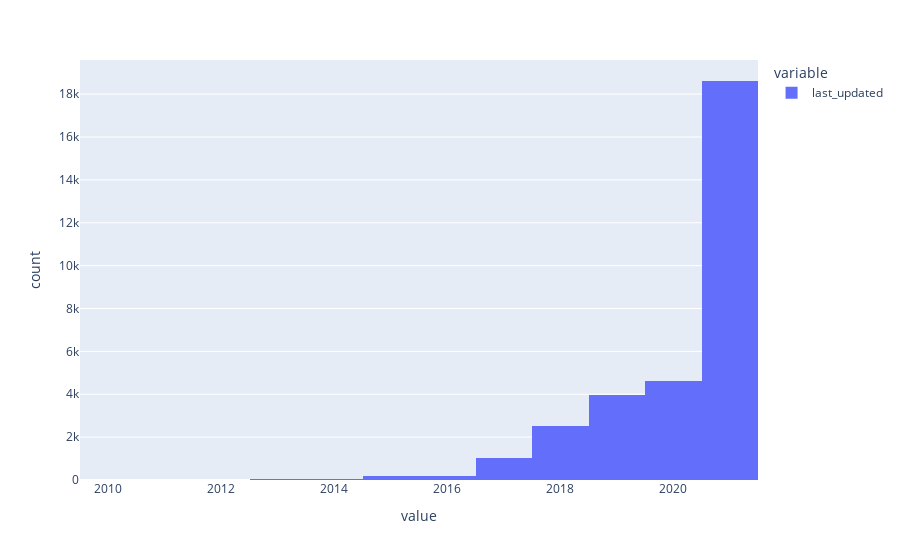

This figure's notebook cell:
### Code cell
px.histogram(df[df['last_updated'].dt.year!=2022]['last_updated'].dt.year)

### Figure 1 — Plotly figure (JSON) as saved in the notebook; plotly's stock layout.template omitted (floating-point values rounded to 4 significant figures; data arrays with more than 128 entries replaced by an {"elided": "..."} marker saying what was removed)
{"data": [{"alignmentgroup": "True", "bingroup": "x", "hovertemplate": "variable=last_updated<br>value=%{x}<br>count=%{y}<extra></extra>", "legendgroup": "last_updated", "marker": {"color": "#636efa", "pattern": {"shape": ""}}, "name": "last_updated", "offsetgroup": "last_updated", "orientation": "v", "showlegend": true, "type": "histogram", "x": {"elided": "31268 int values"}, "xaxis": "x", "yaxis": "y"}], "layout": {"barmode": "relative", "legend": {"title": {"text": "variable"}, "tracegroupgap": 0}, "margin": {"t": 60}, "xaxis": {"anchor": "y", "domain": [0, 1], "title": {"text": "value"}}, "yaxis": {"anchor": "x", "domain": [0, 1], "title": {"text": "count"}}}}
